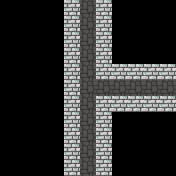

A level layout from a 2D game, rendered from its tile map. Below: a short description, then the map file with its tile-grid data intact:
An orthogonal 11x11 tile map with 16x16 px tiles, 3 tile layers (Path, Wall, Interact).

<map version="1.2" tiledversion="1.2.3" orientation="orthogonal" renderorder="right-down" width="11" height="11" tilewidth="16" tileheight="16" infinite="0" nextlayerid="5" nextobjectid="7">
 <properties>
  <property name="Connect_Bottom" type="bool" value="true" />
  <property name="Connect_Left" type="bool" value="false" />
  <property name="Connect_Right" type="bool" value="true" />
  <property name="Connect_Top" type="bool" value="true" />
 </properties>
 <tileset firstgid="1" name="tiles0" tilewidth="16" tileheight="16" tilecount="64" columns="16">
  <image source="../Tilesets/tiles0.png" width="256" height="64" />
 </tileset>
 <layer id="1" name="Path" width="11" height="11">
  <data encoding="csv">
0,0,0,0,0,2,0,0,0,0,0,
0,0,0,0,0,2,0,0,0,0,0,
0,0,0,0,0,2,0,0,0,0,0,
0,0,0,0,0,2,0,0,0,0,0,
0,0,0,0,0,2,0,0,0,0,0,
0,0,0,0,0,2,2,2,2,2,2,
0,0,0,0,0,2,0,0,0,0,0,
0,0,0,0,0,2,0,0,0,0,0,
0,0,0,0,0,2,0,0,0,0,0,
0,0,0,0,0,2,0,0,0,0,0,
0,0,0,0,0,2,0,0,0,0,0
</data>
 </layer>
 <layer id="2" name="Wall" width="11" height="11">
  <data encoding="csv">
1,1,1,1,5,0,5,1,1,1,1,
1,1,1,1,5,0,5,1,1,1,1,
1,1,1,1,5,0,5,1,1,1,1,
1,1,1,1,5,0,5,1,1,1,1,
1,1,1,1,5,0,5,5,5,5,5,
1,1,1,1,5,0,0,0,0,0,0,
1,1,1,1,5,0,5,5,5,5,5,
1,1,1,1,5,0,5,1,1,1,1,
1,1,1,1,5,0,5,1,1,1,1,
1,1,1,1,5,0,5,1,1,1,1,
1,1,1,1,5,0,5,1,1,1,1
</data>
 </layer>
 <layer id="3" name="Interact" width="11" height="11">
  <data encoding="csv">
0,0,0,0,0,0,0,0,0,0,0,
0,0,0,0,0,0,0,0,0,0,0,
0,0,0,0,0,0,0,0,0,0,0,
0,0,0,0,0,0,0,0,0,0,0,
0,0,0,0,0,0,0,0,0,0,0,
0,0,0,0,0,0,0,0,0,0,0,
0,0,0,0,0,0,0,0,0,0,0,
0,0,0,0,0,0,0,0,0,0,0,
0,0,0,0,0,0,0,0,0,0,0,
0,0,0,0,0,0,0,0,0,0,0,
0,0,0,0,0,0,0,0,0,0,0
</data>
 </layer>
 <objectgroup id="4" name="Events" />
</map>
